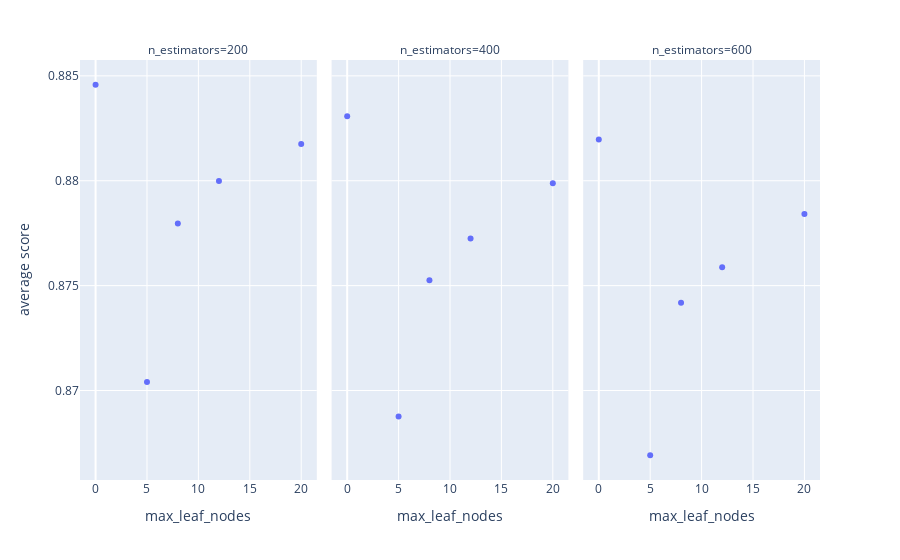

Notebook code cell kept with this figure:
### Code cell
fig = px.scatter(df_plot, x='max_leaf_nodes', y='score',facet_col='n_estimators',labels={"score":"average score"})
fig.show()

### Figure 1 — Plotly figure (JSON) as saved in the notebook; plotly's stock layout.template omitted (floating-point values rounded to 4 significant figures)
{"data": [{"hovertemplate": "n_estimators=200<br>max_leaf_nodes=%{x}<br>average score=%{y}<extra></extra>", "legendgroup": "", "marker": {"color": "#636efa", "symbol": "circle"}, "mode": "markers", "name": "", "orientation": "v", "showlegend": false, "type": "scatter", "x": [0, 5, 8, 12, 20], "xaxis": "x", "y": [0.8846, 0.8704, 0.878, 0.88, 0.8817], "yaxis": "y"}, {"hovertemplate": "n_estimators=400<br>max_leaf_nodes=%{x}<br>average score=%{y}<extra></extra>", "legendgroup": "", "marker": {"color": "#636efa", "symbol": "circle"}, "mode": "markers", "name": "", "orientation": "v", "showlegend": false, "type": "scatter", "x": [0, 5, 8, 12, 20], "xaxis": "x2", "y": [0.8831, 0.8688, 0.8753, 0.8772, 0.8799], "yaxis": "y2"}, {"hovertemplate": "n_estimators=600<br>max_leaf_nodes=%{x}<br>average score=%{y}<extra></extra>", "legendgroup": "", "marker": {"color": "#636efa", "symbol": "circle"}, "mode": "markers", "name": "", "orientation": "v", "showlegend": false, "type": "scatter", "x": [0, 5, 8, 12, 20], "xaxis": "x3", "y": [0.882, 0.8669, 0.8742, 0.8759, 0.8784], "yaxis": "y3"}], "layout": {"annotations": [{"font": {}, "showarrow": false, "text": "n_estimators=200", "x": 0.16, "xanchor": "center", "xref": "paper", "y": 1, "yanchor": "bottom", "yref": "paper"}, {"font": {}, "showarrow": false, "text": "n_estimators=400", "x": 0.5, "xanchor": "center", "xref": "paper", "y": 1, "yanchor": "bottom", "yref": "paper"}, {"font": {}, "showarrow": false, "text": "n_estimators=600", "x": 0.84, "xanchor": "center", "xref": "paper", "y": 1, "yanchor": "bottom", "yref": "paper"}], "legend": {"tracegroupgap": 0}, "margin": {"t": 60}, "xaxis": {"anchor": "y", "domain": [0, 0.32], "title": {"text": "max_leaf_nodes"}}, "xaxis2": {"anchor": "y2", "domain": [0.34, 0.66], "matches": "x", "title": {"text": "max_leaf_nodes"}}, "xaxis3": {"anchor": "y3", "domain": [0.68, 1.0], "matches": "x", "title": {"text": "max_leaf_nodes"}}, "yaxis": {"anchor": "x", "domain": [0, 1], "title": {"text": "average score"}}, "yaxis2": {"anchor": "x2", "domain": [0, 1], "matches": "y", "showticklabels": false}, "yaxis3": {"anchor": "x3", "domain": [0, 1], "matches": "y", "showticklabels": false}}}
